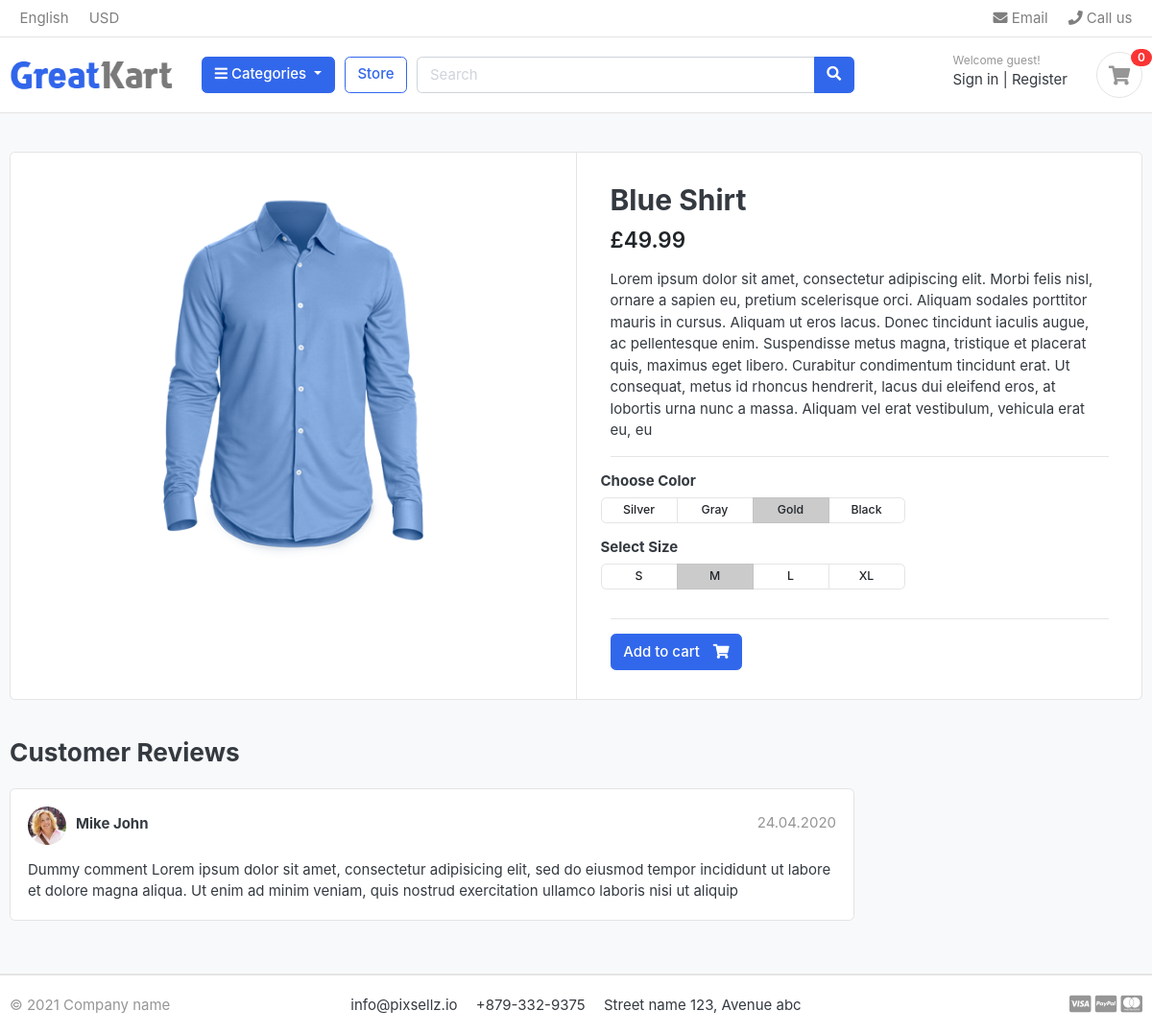
Page /store/shirts/blue-shirt/ on the committed database.
### store/models.py (models this page shows, shortened)
class Product(models.Model):
    name = models.CharField(max_length=200, unique=True)
    slug = models.SlugField(max_length=200, unique=True)
    description = models.TextField(max_length=500, blank=True)
    price = models.FloatField()
    images = models.ImageField(upload_to='photos/products')
    stock = models.IntegerField()
    is_available = models.BooleanField(default=True)
    category = models.ForeignKey(Category, on_delete=models.CASCADE)
    created = models.DateTimeField(auto_now_add=True)
    modified = models.DateTimeField(auto_now=True)
    class Meta:
        verbose_name = 'Product'
        verbose_name_plural = 'Products'

### store/views.py (the view)
# urls.py: path('<slug:category_slug>/<slug:product_slug>/', product_details, name='product_details'),
def product_details(request, category_slug, product_slug):
    product = get_object_or_404(Product, category__slug=category_slug, slug=product_slug, is_available=True)
    context = {
        'product': product,
    }
    return render(request, 'store/product-details.html', context)

### categories/context_processors.py (called while the page is built)
def menu_links(request):
    categories = Category.objects.all()
    return dict(categories=categories)

### templates/store/product-details.html
{% extends 'base.html' %}
{% load static %}
{% block content %}
  <section class="section-content padding-y bg">
    <div class="container">
      <div class="card">
        <div class="row no-gutters">
          <aside class="col-md-6">
            <article class="gallery-wrap">
              <div class="img-big-wrap">
                <a href="#">
                  <img src="{{ product.images.url }}" alt="{{ product.name }}">
                </a>
              </div>
            </article>
          </aside>
          <main class="col-md-6 border-left">
            <article class="content-body">
              <h2 class="title">{{ product.name }}</h2>
              <div class="mb-3">
                <var class="price h4">&pound;{{ product.price }}</var>
              </div>
              <p>{{ product.description }}</p>
              <hr/>
              <div class="row">
                <div class="item-option-select">
                  <h6>Choose Color</h6>
                  <div class="btn-group btn-group-sm btn-group-toggle" data-toggle="buttons">
                    <label class="btn btn-light">
                      <input type="radio" name="radio_color"> Silver
                    </label>
                    <label class="btn btn-light">
                      <input type="radio" name="radio_color" > Gray
                    </label>
                    <label class="btn btn-light active">
                      <input type="radio" name="radio_color" checked> Gold
                    </label>
                    <label class="btn btn-light">
                      <input type="radio" name="radio_color"> Black
                    </label>
                  </div>
                </div>
              </div>
              <div class="row">
                <div class="item-option-select">
                  <h6>Select Size</h6>
                  <div class="btn-group btn-group-sm btn-group-toggle" data-toggle="buttons">
                    <label class="btn btn-light">
                      <input type="radio" name="radio_color"> S
                    </label>
                    <label class="btn btn-light active">
                      <input type="radio" name="radio_color" checked> M
                    </label>
                    <label class="btn btn-light">
                      <input type="radio" name="radio_color"> L
                    </label>
                    <label class="btn btn-light">
                      <input type="radio" name="radio_color"> XL
                    </label>
                  </div>
                </div>
              </div>
              <hr/>
              {% if product.stock <= 0 %}
                <h5 class="text-danger">Out of Stock</h5>
              {% else %}
                <a href="#" class="btn  btn-primary">
                  <span class="text">Add to cart</span>
                  <i class="fas fa-shopping-cart"></i>
                </a>
              {% endif %}
            </article>
          </main>
        </div>
      </div>
      <br/>
      <div class="row">
        <div class="col-md-9">
          <header class="section-heading">
            <h3>Customer Reviews </h3>
          </header>
          <article class="box mb-3">
            <div class="icontext w-100">
              <img src="{% static 'images/avatars/avatar1.jpg' %}" class="img-xs icon rounded-circle">
              <div class="text">
                <span class="date text-muted float-md-right">24.04.2020 </span>
                <h6 class="mb-1">Mike John </h6>
              </div>
            </div>
            <div class="mt-3">
              <p>
                Dummy comment Lorem ipsum dolor sit amet, consectetur adipisicing elit, sed do eiusmod
                tempor incididunt ut labore et dolore magna aliqua. Ut enim ad minim veniam,
                quis nostrud exercitation ullamco laboris nisi ut aliquip
              </p>
            </div>
          </article>
        </div>
      </div>
    </div>
  </section>
{% endblock %}

### static/css/ui.css (style rules this page uses)
html { font-family: "Inter", sans-serif; font-size: 15px; }
body { display: flex; flex-direction: column; min-height: 100vh; }
.content-body { flex: 1 1 auto; padding: 2rem 2.3rem; }
.img-xs, .img-sm, .img-md, .img-lg { -o-object-fit: cover; object-fit: cover; flex-shrink: 0; flex-grow: 0; }
.img-xs { width: 40px; height: 40px; }
.padding-y { padding-top: 40px; padding-bottom: 40px; }
var { font-style: normal; }
article:after, .form-group:after { display: block; clear: both; content: ""; }
.bg { background-color: #f8f9fa; }
.section-heading { margin-bottom: 20px; margin-top: 15px; }
p:last-child { margin-bottom: 0; }
.btn-light { background-color: #fff; border-color: #e4e4e4; }
.btn .text + i { margin-left: 10px; }
.icontext { display: inline-flex; align-items: center; vertical-align: middle; }
.icontext .text { width: 100%; line-height: 1.2; }
.icontext .icon { position: relative; margin-right: 10px; flex-shrink: 0; flex-grow: 0; }
.price { font-weight: 600; color: #212529; }
.box { padding: 18px; background: #fff; border-radius: 0.37rem; border: 1px solid #e4e4e4; }
.box img { max-width: 100%; }
.gallery-wrap .img-big-wrap { margin-bottom: 10px; border-radius: 0.37rem; overflow: hidden; background-color: #fff; }
.gallery-wrap .img-big-wrap a { text-align: center; display: block; }
.gallery-wrap .img-big-wrap img { height: 450px; width: auto; display: inline-block; }
.item-option-select { margin-bottom: 1rem; display: inline-block; margin-right: 15px; }
.item-option-select .btn { min-width: 80px; }

### rows in the picture
Product: images (picture), name "Blue Shirt", price "49.99", description "Lorem ipsum dolor sit amet, consectetur adipiscing elit. Morbi felis nisl, ornare a sapien eu, pretium scelerisque orci. Aliquam sodales porttitor mauris in cursus. Aliquam ut eros lacus. Donec tincidunt iaculis augue, ac pellentesque enim. Suspendisse metus magna, tristique et placerat quis, maximus eget libero. Curabitur condimentum tincidunt erat. Ut consequat, metus id rhoncus hendrerit, lacus dui eleifend eros, at lobortis urna nunc a massa. Aliquam vel erat vestibulum, vehicula erat eu, eu"
